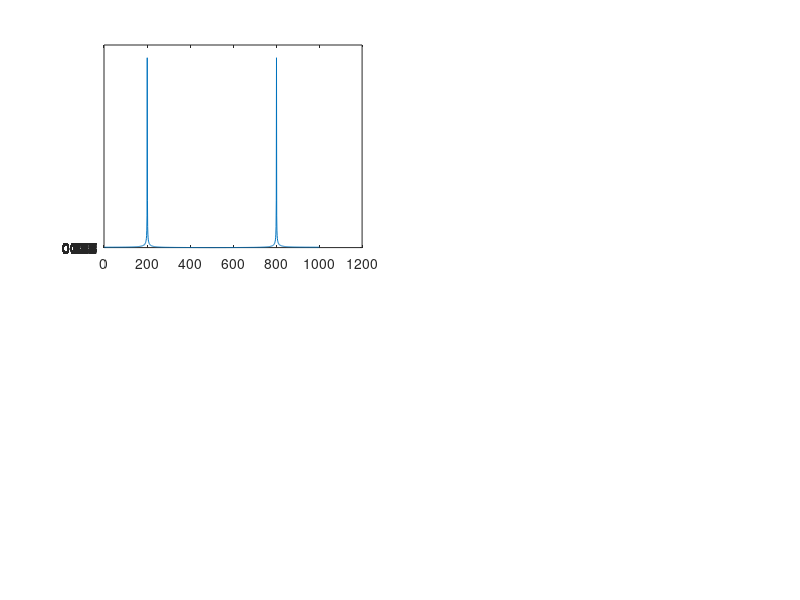

Recreate this plot in MATLAB. (Note: this script raises an error after producing the figure.)
function exe2_2()
t = 0 : 0.001 : 1;
Fs = 1000;
f = 200;
x = cos(2 * pi * f * t);
M = [1 2 4 8]
for i = 1:length(M)
    subplot(2,2,i);plot(abs(fft(upsample(x,M(i)))));set(gca,'ytick',t);title('L = ' ,M(i));axis([0 (M(i)*Fs) 0 10]);xlabel('Frequency(Hz)')
end